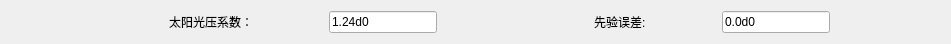
        <widget class="QWidget" name="horizontalLayoutWidget_19">
         <property name="geometry">
          <rect>
           <x>0</x>
           <y>60</y>
           <width>951</width>
           <height>22</height>
          </rect>
         </property>
         <layout class="QHBoxLayout" name="horizontalLayout_19">
          <item>
           <spacer name="horizontalSpacer_54">
            <property name="orientation">
             <enum>Qt::Horizontal</enum>
            </property>
            <property name="sizeType">
             <enum>QSizePolicy::Fixed</enum>
            </property>
            <property name="sizeHint" stdset="0">
             <size>
              <width>88</width>
              <height>20</height>
             </size>
            </property>
           </spacer>
          </item>
          <item>
           <widget class="QLabel" name="label_38">
            <property name="enabled">
             <bool>true</bool>
            </property>
            <property name="sizePolicy">
             <sizepolicy hsizetype="Fixed" vsizetype="Preferred">
              <horstretch>0</horstretch>
              <verstretch>0</verstretch>
             </sizepolicy>
            </property>
            <property name="text">
             <string>太阳光压系数：</string>
            </property>
           </widget>
          </item>
          <item>
           <widget class="QLineEdit" name="lineEdit_30">
            <property name="sizePolicy">
             <sizepolicy hsizetype="Fixed" vsizetype="Fixed">
              <horstretch>0</horstretch>
              <verstretch>0</verstretch>
             </sizepolicy>
            </property>
            <property name="text">
             <string>1.24d0</string>
            </property>
           </widget>
          </item>
          <item>
           <spacer name="horizontalSpacer_56">
            <property name="orientation">
             <enum>Qt::Horizontal</enum>
            </property>
            <property name="sizeType">
             <enum>QSizePolicy::Fixed</enum>
            </property>
            <property name="sizeHint" stdset="0">
             <size>
              <width>81</width>
              <height>20</height>
             </size>
            </property>
           </spacer>
          </item>
          <item>
           <widget class="QLabel" name="label_39">
            <property name="enabled">
             <bool>true</bool>
            </property>
            <property name="sizePolicy">
             <sizepolicy hsizetype="Fixed" vsizetype="Preferred">
              <horstretch>0</horstretch>
              <verstretch>0</verstretch>
             </sizepolicy>
            </property>
            <property name="text">
             <string>先验误差:</string>
            </property>
           </widget>
          </item>
          <item>
           <widget class="QLineEdit" name="lineEdit_31">
            <property name="sizePolicy">
             <sizepolicy hsizetype="Fixed" vsizetype="Fixed">
              <horstretch>0</horstretch>
              <verstretch>0</verstretch>
             </sizepolicy>
            </property>
            <property name="text">
             <string>0.0d0</string>
            </property>
           </widget>
          </item>
          <item>
           <spacer name="horizontalSpacer_58">
            <property name="orientation">
             <enum>Qt::Horizontal</enum>
            </property>
            <property name="sizeType">
             <enum>QSizePolicy::Preferred</enum>
            </property>
            <property name="sizeHint" stdset="0">
             <size>
              <width>40</width>
              <height>20</height>
             </size>
            </property>
           </spacer>
          </item>
         </layout>
        </widget>
